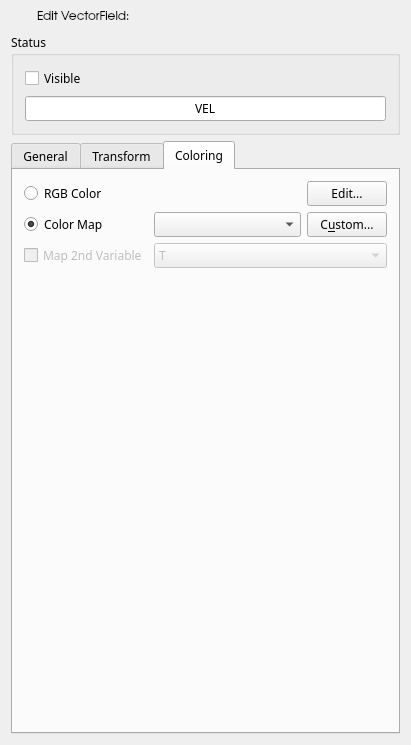
<ui version="4.0" >
 <comment>Python:from Utils import FloatInRangeControl
Python:from ChangeIndicatedLE import ChangeIndicatedLE</comment>
 <class>VectorFieldPanelBase</class>
 <widget class="QWidget" name="VectorFieldPanelBase" >
  <property name="geometry" >
   <rect>
    <x>0</x>
    <y>0</y>
    <width>411</width>
    <height>745</height>
   </rect>
  </property>
  <property name="sizePolicy" >
   <sizepolicy vsizetype="Preferred" hsizetype="Expanding" >
    <horstretch>0</horstretch>
    <verstretch>0</verstretch>
   </sizepolicy>
  </property>
  <property name="minimumSize" >
   <size>
    <width>0</width>
    <height>0</height>
   </size>
  </property>
  <property name="baseSize" >
   <size>
    <width>325</width>
    <height>715</height>
   </size>
  </property>
  <property name="font" >
   <font>
    <family>Droid Sans</family>
   </font>
  </property>
  <property name="windowTitle" >
   <string>VectorFieldBase</string>
  </property>
  <layout class="QGridLayout" name="gridLayout_4" >
   <item row="0" column="1" >
    <widget class="QLabel" name="LabelTitle" >
     <property name="font" >
      <font>
       <family>URW Gothic L</family>
      </font>
     </property>
     <property name="toolTip" >
      <string>Edit the name of the visualization object.</string>
     </property>
     <property name="whatsThis" >
      <string>Edit the name of the visualization object.</string>
     </property>
     <property name="text" >
      <string>Edit VectorField:</string>
     </property>
     <property name="alignment" >
      <set>Qt::AlignLeading|Qt::AlignLeft|Qt::AlignTop</set>
     </property>
     <property name="wordWrap" >
      <bool>false</bool>
     </property>
    </widget>
   </item>
   <item row="0" column="2" >
    <widget class="ChangeIndicatedLE" native="1" name="nameWidget" />
   </item>
   <item row="0" column="0" >
    <widget class="QLabel" name="IconToolset" >
     <property name="sizePolicy" >
      <sizepolicy vsizetype="Fixed" hsizetype="Fixed" >
       <horstretch>0</horstretch>
       <verstretch>0</verstretch>
      </sizepolicy>
     </property>
     <property name="maximumSize" >
      <size>
       <width>20</width>
       <height>20</height>
      </size>
     </property>
     <property name="scaledContents" >
      <bool>true</bool>
     </property>
     <property name="wordWrap" >
      <bool>false</bool>
     </property>
    </widget>
   </item>
   <item row="2" column="0" colspan="3" >
    <widget class="QTabWidget" name="TabWidgetGeneralAdvanced" >
     <property name="tabShape" >
      <enum>QTabWidget::Rounded</enum>
     </property>
     <property name="currentIndex" >
      <number>2</number>
     </property>
     <widget class="QWidget" name="tab" >
      <attribute name="title" >
       <string>General</string>
      </attribute>
      <layout class="QVBoxLayout" >
       <item>
        <widget class="QGroupBox" name="vrpGroupBoxPositioning" >
         <property name="title" >
          <string>Adjust vectors on surface</string>
         </property>
         <layout class="QVBoxLayout" >
          <item>
           <widget class="QGroupBox" name="groupBoxRectPositioning" >
            <property name="title" >
             <string/>
            </property>
            <property name="flat" >
             <bool>true</bool>
            </property>
            <property name="checkable" >
             <bool>false</bool>
            </property>
            <property name="checked" >
             <bool>false</bool>
            </property>
            <property name="lineWidth" stdset="0" >
             <number>0</number>
            </property>
            <layout class="QHBoxLayout" >
             <property name="margin" >
              <number>0</number>
             </property>
             <item>
              <widget class="QLabel" name="textScaleValue" >
               <property name="toolTip" >
                <string>Set the scaling of all vectors.</string>
               </property>
               <property name="whatsThis" >
                <string>Set the scaling of all vectors.</string>
               </property>
               <property name="text" >
                <string>Scaling Value:</string>
               </property>
               <property name="wordWrap" >
                <bool>false</bool>
               </property>
              </widget>
             </item>
             <item>
              <widget class="ChangeIndicatedLE" native="1" name="scalingValue" />
             </item>
            </layout>
           </widget>
          </item>
          <item>
           <widget class="QGroupBox" name="groupBoxRectPositioning_2" >
            <property name="title" >
             <string/>
            </property>
            <property name="flat" >
             <bool>true</bool>
            </property>
            <property name="checkable" >
             <bool>false</bool>
            </property>
            <property name="checked" >
             <bool>false</bool>
            </property>
            <property name="lineWidth" stdset="0" >
             <number>0</number>
            </property>
            <layout class="QHBoxLayout" >
             <property name="margin" >
              <number>0</number>
             </property>
             <item>
              <widget class="QLabel" name="textScalingTypeValue" >
               <property name="toolTip" >
                <string>Set the scaling of all vectors.</string>
               </property>
               <property name="whatsThis" >
                <string>Set the scaling of all vectors.</string>
               </property>
               <property name="text" >
                <string>Scaling Type:</string>
               </property>
               <property name="wordWrap" >
                <bool>false</bool>
               </property>
              </widget>
             </item>
             <item>
              <widget class="QComboBox" name="comboBoxScalingType" >
               <item>
                <property name="text" >
                 <string>1 * Scaling Value</string>
                </property>
               </item>
               <item>
                <property name="text" >
                 <string>Length * Scaling Value</string>
                </property>
               </item>
              </widget>
             </item>
            </layout>
           </widget>
          </item>
          <item>
           <widget class="QGroupBox" name="groupBoxRectPositioning_3" >
            <property name="title" >
             <string/>
            </property>
            <property name="flat" >
             <bool>true</bool>
            </property>
            <property name="checkable" >
             <bool>false</bool>
            </property>
            <property name="checked" >
             <bool>false</bool>
            </property>
            <property name="lineWidth" stdset="0" >
             <number>0</number>
            </property>
            <layout class="QHBoxLayout" >
             <property name="margin" >
              <number>0</number>
             </property>
             <item>
              <widget class="QLabel" name="textArrowHeadFactor" >
               <property name="toolTip" >
                <string>Set the scaling of all vectors.</string>
               </property>
               <property name="whatsThis" >
                <string>Set the scaling of all vectors.</string>
               </property>
               <property name="text" >
                <string>Relative arrow head length:</string>
               </property>
               <property name="wordWrap" >
                <bool>false</bool>
               </property>
              </widget>
             </item>
             <item>
              <widget class="ChangeIndicatedLE" native="1" name="arrowHeadFactor" />
             </item>
            </layout>
           </widget>
          </item>
         </layout>
        </widget>
       </item>
      </layout>
     </widget>
     <widget class="QWidget" name="TabPage" >
      <attribute name="title" >
       <string>Transform</string>
      </attribute>
      <layout class="QVBoxLayout" name="verticalLayout" >
       <item>
        <widget class="QGroupBox" name="vrpGroupBoxRotation" >
         <property name="title" >
          <string>Rotation</string>
         </property>
         <layout class="QGridLayout" name="gridLayout_2" >
          <item row="0" column="0" >
           <widget class="QLabel" name="textLabelRotAxisX" >
            <property name="enabled" >
             <bool>true</bool>
            </property>
            <property name="toolTip" >
             <string>For finetuning the orientation&lt;br> of the starting rectangle from which streamlines, pathlines and moving points are emitted, you can add rotations around each axis.</string>
            </property>
            <property name="whatsThis" >
             <string>For finetuning the orientation&lt;br> of the starting rectangle from which streamlines, pathlines and moving points are emitted, you can add rotations around each axis.</string>
            </property>
            <property name="text" >
             <string>Axis x:</string>
            </property>
            <property name="wordWrap" >
             <bool>false</bool>
            </property>
           </widget>
          </item>
          <item row="0" column="1" >
           <widget class="FloatInRangeControl" native="1" name="floatInRangeAxisX" >
            <property name="enabled" >
             <bool>true</bool>
            </property>
            <property name="sizePolicy" >
             <sizepolicy vsizetype="Fixed" hsizetype="Expanding" >
              <horstretch>0</horstretch>
              <verstretch>0</verstretch>
             </sizepolicy>
            </property>
           </widget>
          </item>
          <item row="1" column="0" >
           <widget class="QLabel" name="textLabelRotAxisY" >
            <property name="enabled" >
             <bool>true</bool>
            </property>
            <property name="toolTip" >
             <string>For finetuning the orientation&lt;br> of the starting rectangle from which streamlines, pathlines and moving points are emitted, you can add rotations around each axis.</string>
            </property>
            <property name="whatsThis" >
             <string>For finetuning the orientation&lt;br> of the starting rectangle from which streamlines, pathlines and moving points are emitted, you can add rotations around each axis.</string>
            </property>
            <property name="text" >
             <string>Axis y:</string>
            </property>
            <property name="wordWrap" >
             <bool>false</bool>
            </property>
           </widget>
          </item>
          <item row="1" column="1" >
           <widget class="FloatInRangeControl" native="1" name="floatInRangeAxisY" >
            <property name="enabled" >
             <bool>true</bool>
            </property>
            <property name="sizePolicy" >
             <sizepolicy vsizetype="Fixed" hsizetype="Expanding" >
              <horstretch>0</horstretch>
              <verstretch>0</verstretch>
             </sizepolicy>
            </property>
           </widget>
          </item>
          <item row="2" column="0" >
           <widget class="QLabel" name="textLabelRotAxisZ" >
            <property name="enabled" >
             <bool>true</bool>
            </property>
            <property name="toolTip" >
             <string>For finetuning the orientation&lt;br> of the starting rectangle from which streamlines, pathlines and moving points are emitted, you can add rotations around each axis.</string>
            </property>
            <property name="whatsThis" >
             <string>For finetuning the orientation&lt;br> of the starting rectangle from which streamlines, pathlines and moving points are emitted, you can add rotations around each axis.</string>
            </property>
            <property name="text" >
             <string>Axis z:</string>
            </property>
            <property name="wordWrap" >
             <bool>false</bool>
            </property>
           </widget>
          </item>
          <item row="2" column="1" >
           <widget class="FloatInRangeControl" native="1" name="floatInRangeAxisZ" >
            <property name="enabled" >
             <bool>true</bool>
            </property>
            <property name="sizePolicy" >
             <sizepolicy vsizetype="Fixed" hsizetype="Expanding" >
              <horstretch>0</horstretch>
              <verstretch>0</verstretch>
             </sizepolicy>
            </property>
           </widget>
          </item>
          <item row="3" column="0" >
           <spacer name="spacer14" >
            <property name="orientation" >
             <enum>Qt::Vertical</enum>
            </property>
            <property name="sizeType" >
             <enum>QSizePolicy::Fixed</enum>
            </property>
            <property name="sizeHint" stdset="0" >
             <size>
              <width>20</width>
              <height>16</height>
             </size>
            </property>
           </spacer>
          </item>
          <item row="4" column="0" >
           <widget class="QLabel" name="textLabelAngle" >
            <property name="enabled" >
             <bool>true</bool>
            </property>
            <property name="toolTip" >
             <string>For finetuning the orientation&lt;br> of the starting rectangle from which streamlines, pathlines and moving points are emitted, you can add rotations around each axis.</string>
            </property>
            <property name="whatsThis" >
             <string>For finetuning the orientation&lt;br> of the starting rectangle from which streamlines, pathlines and moving points are emitted, you can add rotations around each axis.</string>
            </property>
            <property name="text" >
             <string>Angle:</string>
            </property>
            <property name="wordWrap" >
             <bool>false</bool>
            </property>
           </widget>
          </item>
          <item row="4" column="1" >
           <widget class="FloatInRangeControl" native="1" name="floatInRangeAngle" >
            <property name="enabled" >
             <bool>true</bool>
            </property>
            <property name="sizePolicy" >
             <sizepolicy vsizetype="Fixed" hsizetype="Expanding" >
              <horstretch>0</horstretch>
              <verstretch>0</verstretch>
             </sizepolicy>
            </property>
           </widget>
          </item>
          <item row="5" column="0" colspan="2" >
           <spacer name="verticalSpacer_2" >
            <property name="orientation" >
             <enum>Qt::Vertical</enum>
            </property>
            <property name="sizeHint" stdset="0" >
             <size>
              <width>328</width>
              <height>176</height>
             </size>
            </property>
           </spacer>
          </item>
         </layout>
        </widget>
       </item>
       <item>
        <widget class="QGroupBox" name="vrpGroupBoxTranslate" >
         <property name="title" >
          <string>Translation</string>
         </property>
         <layout class="QGridLayout" name="gridLayout" >
          <item row="0" column="0" >
           <widget class="QLabel" name="textLabel4_4_3" >
            <property name="toolTip" >
             <string>x, y, z define the center of the rectangle&lt;br> from which streamlines, pathlines and moving points are emitted.</string>
            </property>
            <property name="whatsThis" >
             <string>x, y, z define the center of the rectangle&lt;br> from which streamlines, pathlines and moving points are emitted.</string>
            </property>
            <property name="text" >
             <string>x:</string>
            </property>
            <property name="wordWrap" >
             <bool>false</bool>
            </property>
           </widget>
          </item>
          <item row="0" column="1" >
           <spacer name="spacer14_2" >
            <property name="orientation" >
             <enum>Qt::Horizontal</enum>
            </property>
            <property name="sizeType" >
             <enum>QSizePolicy::Expanding</enum>
            </property>
            <property name="sizeHint" stdset="0" >
             <size>
              <width>273</width>
              <height>20</height>
             </size>
            </property>
           </spacer>
          </item>
          <item row="0" column="2" >
           <widget class="ChangeIndicatedLE" native="1" name="floatX" >
            <property name="minimumSize" >
             <size>
              <width>40</width>
              <height>0</height>
             </size>
            </property>
           </widget>
          </item>
          <item row="1" column="0" >
           <widget class="QLabel" name="textLabel4_4_2_3" >
            <property name="toolTip" >
             <string>x, y, z define the center of the rectangle&lt;br> from which streamlines, pathlines and moving points are emitted.</string>
            </property>
            <property name="whatsThis" >
             <string>x, y, z define the center of the rectangle&lt;br> from which streamlines, pathlines and moving points are emitted.</string>
            </property>
            <property name="text" >
             <string>y:</string>
            </property>
            <property name="wordWrap" >
             <bool>false</bool>
            </property>
           </widget>
          </item>
          <item row="1" column="1" >
           <spacer name="spacer15" >
            <property name="orientation" >
             <enum>Qt::Horizontal</enum>
            </property>
            <property name="sizeType" >
             <enum>QSizePolicy::Expanding</enum>
            </property>
            <property name="sizeHint" stdset="0" >
             <size>
              <width>273</width>
              <height>20</height>
             </size>
            </property>
           </spacer>
          </item>
          <item row="1" column="2" >
           <widget class="ChangeIndicatedLE" native="1" name="floatY" >
            <property name="minimumSize" >
             <size>
              <width>40</width>
              <height>0</height>
             </size>
            </property>
           </widget>
          </item>
          <item row="2" column="0" >
           <widget class="QLabel" name="textLabel4_4_2_2_2" >
            <property name="toolTip" >
             <string>x, y, z define the center of the rectangle&lt;br> from which streamlines, pathlines and moving points are emitted.</string>
            </property>
            <property name="whatsThis" >
             <string>x, y, z define the center of the rectangle&lt;br> from which streamlines, pathlines and moving points are emitted.</string>
            </property>
            <property name="text" >
             <string>z:</string>
            </property>
            <property name="wordWrap" >
             <bool>false</bool>
            </property>
           </widget>
          </item>
          <item row="2" column="1" >
           <spacer name="spacer16" >
            <property name="orientation" >
             <enum>Qt::Horizontal</enum>
            </property>
            <property name="sizeType" >
             <enum>QSizePolicy::Expanding</enum>
            </property>
            <property name="sizeHint" stdset="0" >
             <size>
              <width>273</width>
              <height>20</height>
             </size>
            </property>
           </spacer>
          </item>
          <item row="2" column="2" >
           <widget class="ChangeIndicatedLE" native="1" name="floatZ" >
            <property name="minimumSize" >
             <size>
              <width>40</width>
              <height>0</height>
             </size>
            </property>
           </widget>
          </item>
          <item row="3" column="0" colspan="3" >
           <spacer name="verticalSpacer_3" >
            <property name="orientation" >
             <enum>Qt::Vertical</enum>
            </property>
            <property name="sizeHint" stdset="0" >
             <size>
              <width>328</width>
              <height>202</height>
             </size>
            </property>
           </spacer>
          </item>
         </layout>
        </widget>
       </item>
      </layout>
     </widget>
     <widget class="QWidget" name="tab_2" >
      <attribute name="title" >
       <string>Coloring</string>
      </attribute>
      <layout class="QGridLayout" name="gridLayout_5" >
       <item row="0" column="0" >
        <widget class="QRadioButton" name="radioButtonRGBColor" >
         <property name="text" >
          <string>RGB Color</string>
         </property>
         <property name="checked" >
          <bool>false</bool>
         </property>
        </widget>
       </item>
       <item row="0" column="1" >
        <spacer name="spacer21" >
         <property name="orientation" >
          <enum>Qt::Horizontal</enum>
         </property>
         <property name="sizeType" >
          <enum>QSizePolicy::Expanding</enum>
         </property>
         <property name="sizeHint" stdset="0" >
          <size>
           <width>185</width>
           <height>20</height>
          </size>
         </property>
        </spacer>
       </item>
       <item row="0" column="2" >
        <widget class="QPushButton" name="pushButtonEditRGBColor" >
         <property name="text" >
          <string>Edit...</string>
         </property>
        </widget>
       </item>
       <item row="1" column="0" >
        <widget class="QRadioButton" name="radioButtonColorMap" >
         <property name="text" >
          <string>Color Map</string>
         </property>
         <property name="checked" >
          <bool>true</bool>
         </property>
        </widget>
       </item>
       <item row="1" column="1" >
        <widget class="QComboBox" name="colorMapCombobox" >
         <property name="minimumSize" >
          <size>
           <width>55</width>
           <height>0</height>
          </size>
         </property>
         <property name="cursor" >
          <cursorShape>PointingHandCursor</cursorShape>
         </property>
         <property name="toolTip" >
          <string>Select one of the predefined colormaps</string>
         </property>
         <property name="whatsThis" >
          <string>Select one of the predefined colormaps</string>
         </property>
        </widget>
       </item>
       <item row="1" column="2" >
        <widget class="QPushButton" name="PushButtonCustomizeColorMap" >
         <property name="minimumSize" >
          <size>
           <width>80</width>
           <height>23</height>
          </size>
         </property>
         <property name="cursor" >
          <cursorShape>PointingHandCursor</cursorShape>
         </property>
         <property name="toolTip" >
          <string>Customize the range and steps of the colormap.</string>
         </property>
         <property name="whatsThis" >
          <string>Customize the range and steps of the colormap.</string>
         </property>
         <property name="text" >
          <string>C&amp;ustom...</string>
         </property>
         <property name="shortcut" >
          <string>Alt+U</string>
         </property>
        </widget>
       </item>
       <item row="2" column="1" colspan="2" >
        <widget class="QComboBox" name="vrpComboBoxVariable" >
         <property name="enabled" >
          <bool>false</bool>
         </property>
         <property name="cursor" >
          <cursorShape>PointingHandCursor</cursorShape>
         </property>
         <property name="toolTip" >
          <string>&lt;p>Select the variable for coloring the visualization object.&lt;/p>

&lt;p>Enable this choice with the checkbox &lt;i>Map 2nd variable&lt;/i>.&lt;/p></string>
         </property>
         <property name="whatsThis" >
          <string>&lt;p>Select the variable for coloring the visualization object.&lt;/p>

&lt;p>Enable this choice with the checkbox &lt;i>Map 2nd variable&lt;/i>.&lt;/p></string>
         </property>
         <item>
          <property name="text" >
           <string>T</string>
          </property>
         </item>
         <item>
          <property name="text" >
           <string>VMAG</string>
          </property>
         </item>
         <item>
          <property name="text" >
           <string>P</string>
          </property>
         </item>
        </widget>
       </item>
       <item row="3" column="0" colspan="3" >
        <spacer name="verticalSpacer_4" >
         <property name="orientation" >
          <enum>Qt::Vertical</enum>
         </property>
         <property name="sizeHint" stdset="0" >
          <size>
           <width>328</width>
           <height>404</height>
          </size>
         </property>
        </spacer>
       </item>
       <item row="2" column="0" >
        <widget class="QCheckBox" name="vrpCheckBoxMapVariable" >
         <property name="enabled" >
          <bool>false</bool>
         </property>
         <property name="sizePolicy" >
          <sizepolicy vsizetype="Fixed" hsizetype="Fixed" >
           <horstretch>0</horstretch>
           <verstretch>0</verstretch>
          </sizepolicy>
         </property>
         <property name="minimumSize" >
          <size>
           <width>0</width>
           <height>0</height>
          </size>
         </property>
         <property name="cursor" >
          <cursorShape>PointingHandCursor</cursorShape>
         </property>
         <property name="toolTip" >
          <string>&lt;p>The default variable mapped as color on the visualisation object.&lt;/p>

&lt;p>If you want to color the visualization object with a different variable enable this checkbox.&lt;/p></string>
         </property>
         <property name="whatsThis" >
          <string>&lt;p>The default variable mapped as color on the visualisation object.&lt;/p>

&lt;p>If you want to color the visualization object with a different variable enable this checkbox.&lt;/p></string>
         </property>
         <property name="text" >
          <string>Map 2nd Variable</string>
         </property>
        </widget>
       </item>
      </layout>
     </widget>
    </widget>
   </item>
   <item row="1" column="0" colspan="3" >
    <widget class="QGroupBox" name="GroupBoxStatus" >
     <property name="title" >
      <string>Status</string>
     </property>
     <layout class="QGridLayout" name="gridLayout_3" >
      <item row="0" column="0" colspan="2" >
       <widget class="QCheckBox" name="visibilityCheckBox" >
        <property name="text" >
         <string>Visible</string>
        </property>
       </widget>
      </item>
      <item row="1" column="0" colspan="3" >
       <widget class="QLineEdit" name="vrpLineEditVariable" >
        <property name="mouseTracking" >
         <bool>false</bool>
        </property>
        <property name="focusPolicy" >
         <enum>Qt::NoFocus</enum>
        </property>
        <property name="toolTip" >
         <string>Variable which should be investigated with this visualization object.</string>
        </property>
        <property name="whatsThis" >
         <string>Variable which should be investigated with this visualization object.</string>
        </property>
        <property name="text" >
         <string>VEL</string>
        </property>
        <property name="alignment" >
         <set>Qt::AlignHCenter</set>
        </property>
        <property name="readOnly" >
         <bool>true</bool>
        </property>
       </widget>
      </item>
     </layout>
    </widget>
   </item>
  </layout>
 </widget>
 <layoutdefault spacing="6" margin="11" />
 <customwidgets>
  <customwidget>
   <class>FloatInRangeControl</class>
   <extends>QWidget</extends>
   <header location="global" >Utils</header>
  </customwidget>
  <customwidget>
   <class>ChangeIndicatedLE</class>
   <extends>QWidget</extends>
   <header location="global" >ChangeIndicatedLE</header>
  </customwidget>
 </customwidgets>
 <includes>
  <include location="local" >changeindicatedle.h</include>
  <include location="local" >changeindicatedle.h</include>
  <include location="local" >changeindicatedle.h</include>
  <include location="local" >changeindicatedle.h</include>
  <include location="local" >changeindicatedle.h</include>
  <include location="local" >changeindicatedle.h</include>
  <include location="local" >changeindicatedle.h</include>
  <include location="local" >changeindicatedle.h</include>
  <include location="local" >changeindicatedle.h</include>
  <include location="local" >changeindicatedle.h</include>
  <include location="local" >changeindicatedle.h</include>
  <include location="local" >changeindicatedle.h</include>
  <include location="local" >changeindicatedle.h</include>
  <include location="local" >changeindicatedle.h</include>
  <include location="local" >floatinrangecontrol.h</include>
  <include location="local" >floatinrangecontrol.h</include>
  <include location="local" >floatinrangecontrol.h</include>
  <include location="local" >floatinrangecontrol.h</include>
  <include location="local" >changeindicatedle.h</include>
  <include location="local" >changeindicatedle.h</include>
  <include location="local" >changeindicatedle.h</include>
 </includes>
 <resources/>
 <connections/>
</ui>
